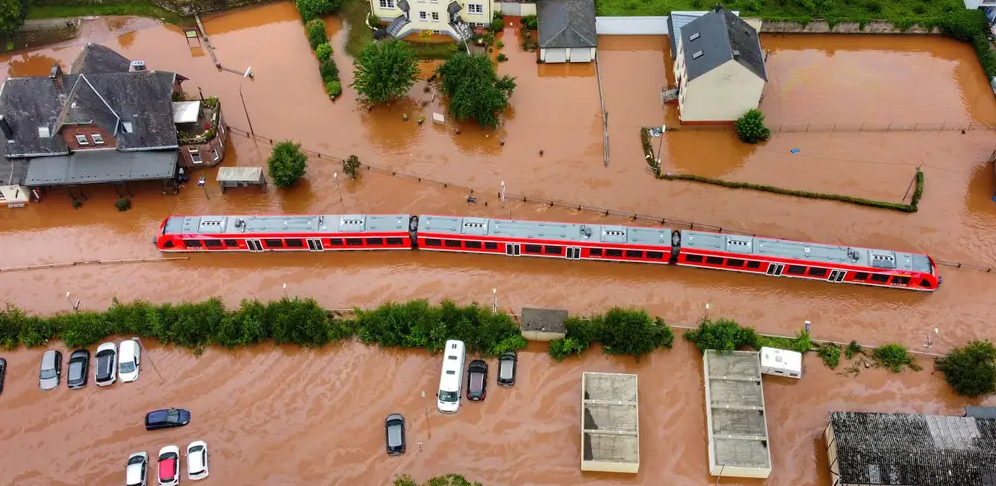
#> input picture myModules/flood2.png, 996 x 486 px
$ python core.py
#> lines starting #> are read from the running program, lines starting #| are printed output that depends on the picture; after the words box and inside, x2 and y2 are one past the last pixel; in counts of white or black regions, pixels touching at a corner belong together
import cv2
import numpy as np
from mpl_toolkits.mplot3d import Axes3D
from matplotlib import cm, pyplot as plt
from matplotlib import colors
def data():
    img=cv2.imread("flood2.png")
#> img is the input picture: shape (486, 996, 3); mean B, G, R 95.5, 119.1, 153.4
    hsv_image=cv2.cvtColor(img,cv2.COLOR_BGR2HSV)
#> hsv_image: shape (486, 996, 3); mean H, S, V 30.5, 111.3, 157
    # Clean flood water color range in HSV format
    clean_min = np.array([90, 50, 50])
    clean_max = np.array([110, 255, 255])

    # Dirty flood water color range in HSV format
    dirty_min = np.array([0, 0, 0])
    dirty_max = np.array([180, 50, 50])
    # Create mask for clean flood water
    clean_mask = cv2.inRange(hsv_image, clean_min, clean_max)
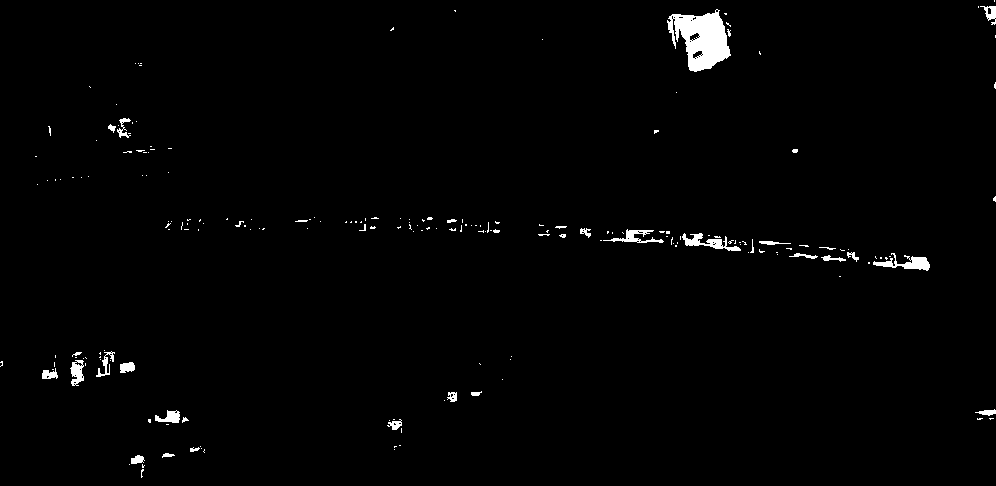
#> clean_mask: shape (486, 996); 1.3% white; 202 white regions (167 under 20 px), largest, box (x1, y1, x2, y2) and area: (667, 9, 731, 72) 2363, (873, 253, 930, 271) 431, (682, 233, 741, 251) 397

    # Create mask for dirty flood water
    dirty_mask = cv2.inRange(hsv_image, dirty_min, dirty_max)
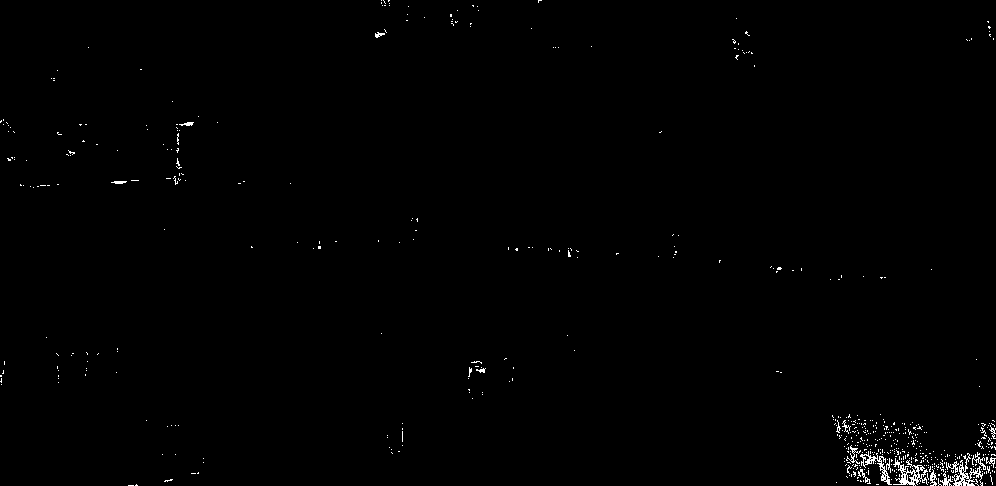
#> dirty_mask: shape (486, 996); 0.61% white in thin lines or dots
    # Apply clean mask to original image
    clean_water = cv2.bitwise_and(img, img, mask=clean_mask)

    # Apply dirty mask to original image
    dirty_water = cv2.bitwise_and(img, img, mask=dirty_mask)
    cv2.imshow('Clean Flood Water', clean_water)
    cv2.imshow('Dirty Flood Water', dirty_water)
    cv2.waitKey(0)
    cv2.destroyAllWindows()
data()
    # img = cv2.imread('flood2.png')
    # gray =cv2.GaussianBlur(img,(3,3),8)
    # hsv=cv2.cvtColor(gray,cv2.COLOR_BGR2HSV)
    # cv2.imshow("pak",hsv)
    # canny = cv2.Canny(hsv, 255, 85)
    # # Convert the image to grayscale
    #
    #
    # # Find the contours in the image
    # contours, hierarchy = cv2.findContours(canny, cv2.RETR_TREE, cv2.CHAIN_APPROX_SIMPLE)
    #
    # # Create a numpy array filled with ones
    # mask = np.ones(gray.shape, np.uint8)
    # for c in contours:
    #     if cv2.contourArea(c)>2:
    #         pass
    # cv2.drawContours(mask, contours, -1, (255, 255, 255), -1)
    # # cv2.imshow("m",mask)
    # result = np.zeros(img.shape, np.uint8)
    # # cv2.imshow("a",img)
    # result[mask == 255] = (img[mask == 255])
    # mask_inv = cv2.bitwise_not(result)
    # # Draw the contours on the mask as pixels with a value of 0 (black)
    # # cv2.drawContours(mask, contours, -1, (255, 255, 255), -1)
    # cv2.imshow("a",mask_inv)
    # # Show the mask
    # #
    # cv2.imshow("Contour Mask", result)
    # cv2.waitKey(0)
    # cv2.destroyAllWindows()

$ run again, with myModules/green.png copied over myModules/flood2.png
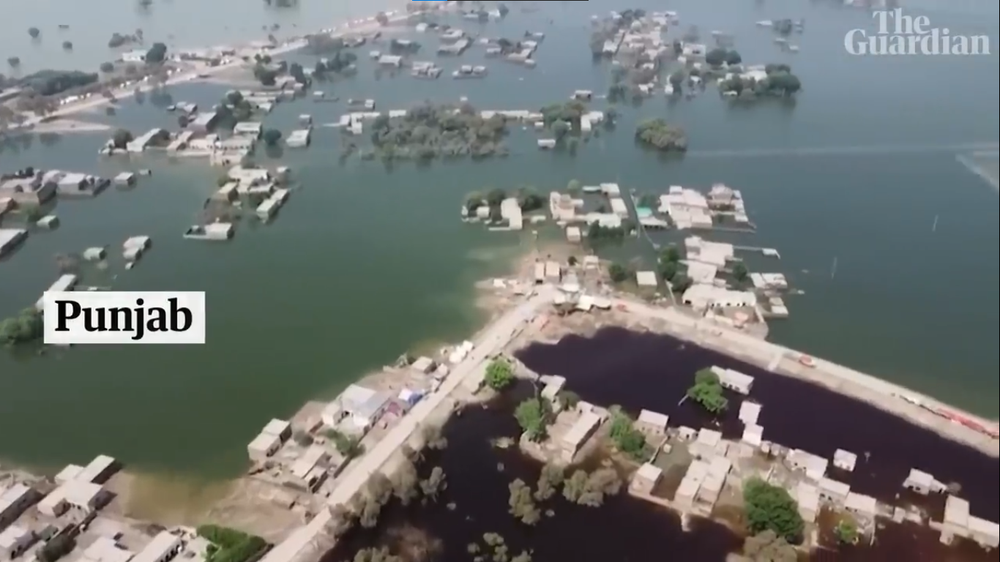
#> input picture myModules/green.png, 1000 x 562 px, shrunk from 1366 x 768 before the run
#> in data, img is the input picture: shape (562, 1000, 3); mean B, G, R 116.4, 119, 115.6
#> hsv_image: shape (562, 1000, 3); mean H, S, V 74.3, 44.8, 126.6
#> in data, `clean_mask = cv2.inRange(hsv_image, clean_min, clean_max)`:
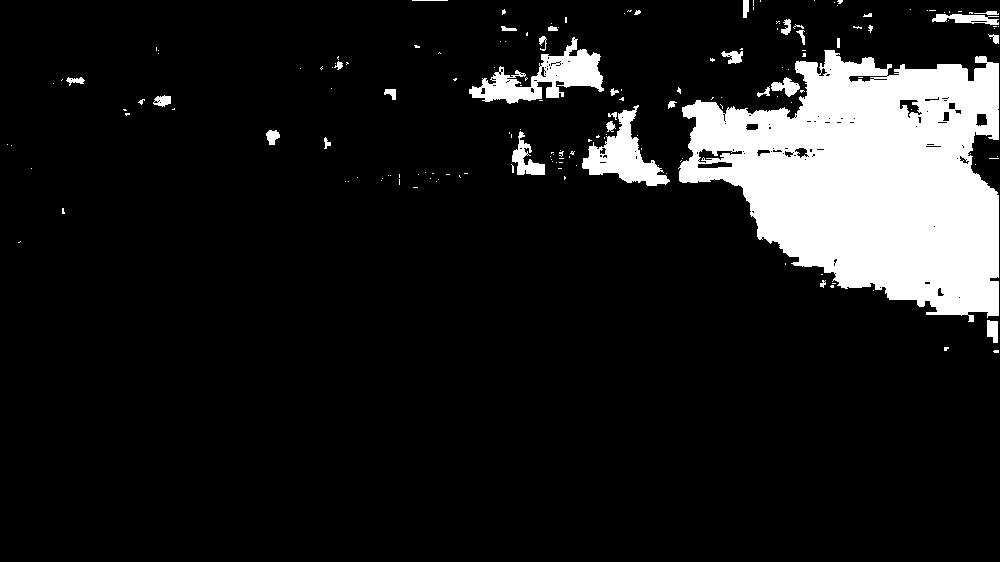
#> clean_mask: shape (562, 1000); 11.6% white; 170 white regions (135 under 20 px), largest, box (x1, y1, x2, y2) and area: (678, 50, 999, 322) 55028, (469, 37, 604, 104) 3493, (582, 105, 670, 186) 2765
#> dirty_mask: shape (562, 1000); 1.1% white; 219 white regions (189 under 20 px), largest, box (x1, y1, x2, y2) and area: (443, 413, 509, 500) 3802, (679, 372, 694, 398) 171, (685, 397, 706, 419) 126
#> in data, `clean_water = cv2.bitwise_and(img, img, mask=clean_mask)`:
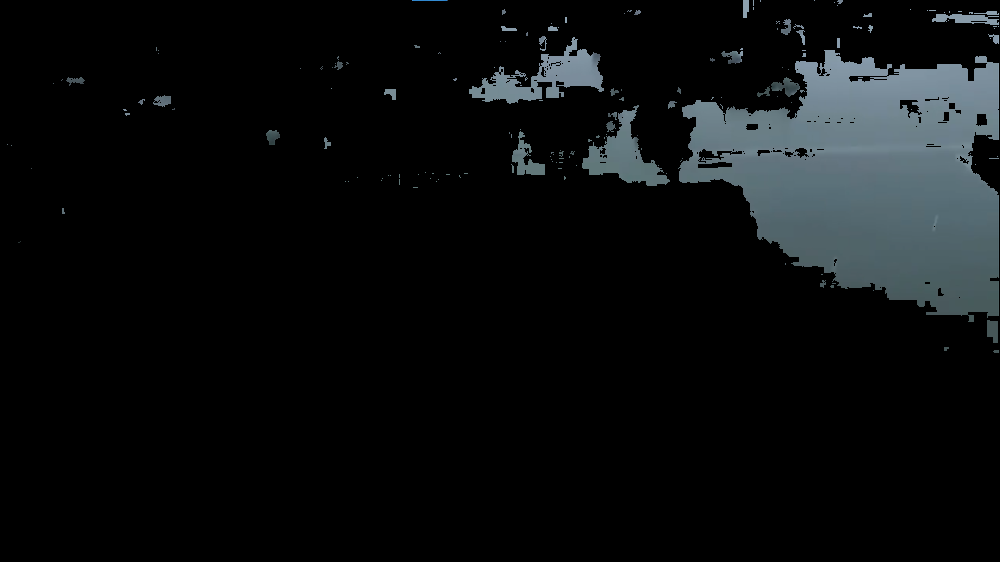
#> clean_water: shape (562, 1000, 3); mean B, G, R 14.7, 13.7, 11.4

$ run again, with myModules/green2.png copied over myModules/flood2.png
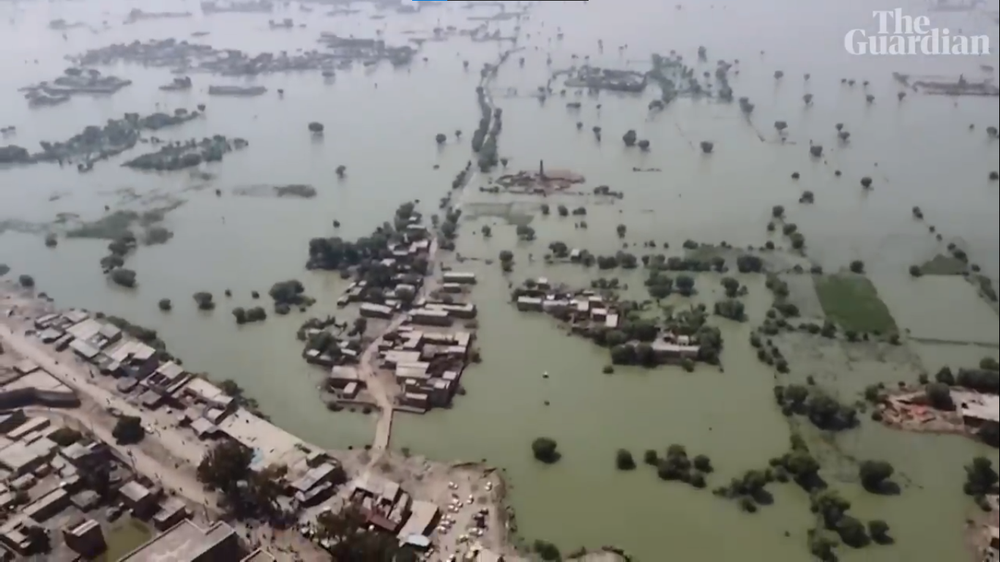
#> input picture myModules/green2.png, 1000 x 562 px, shrunk from 1366 x 768 before the run
#> in data, img is the input picture: shape (562, 1000, 3); mean B, G, R 127.9, 131.8, 132.4
#> hsv_image: shape (562, 1000, 3); mean H, S, V 65.2, 29.7, 137.1
#> in data, `clean_mask = cv2.inRange(hsv_image, clean_min, clean_max)`:
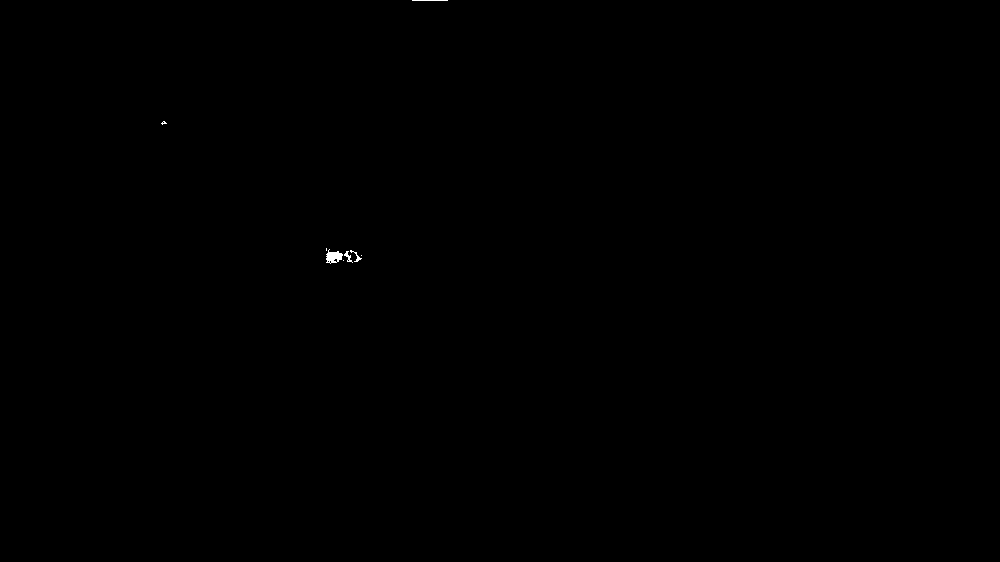
#> clean_mask: shape (562, 1000); 0.05% white; 8 white regions (4 under 20 px), largest, box (x1, y1, x2, y2) and area: (326, 249, 343, 264) 154, (344, 251, 353, 263) 40, (350, 250, 362, 262) 37, (412, 0, 448, 1) 36
#> in data, `dirty_mask = cv2.inRange(hsv_image, dirty_min, dirty_max)`:
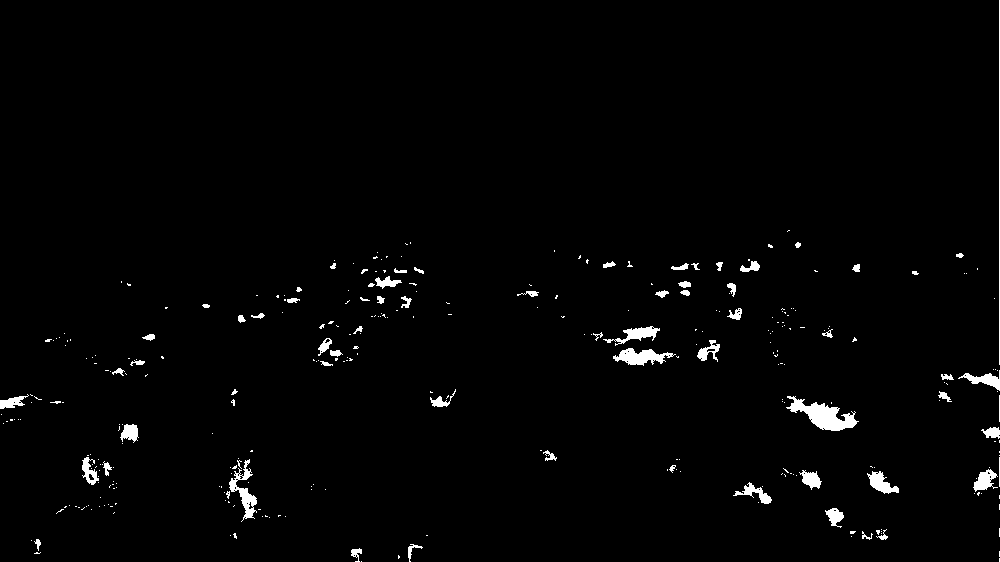
#> dirty_mask: shape (562, 1000); 1.6% white; 323 white regions (256 under 20 px), largest, box (x1, y1, x2, y2) and area: (786, 396, 859, 431) 1090, (613, 348, 676, 366) 588, (229, 459, 257, 522) 562

$ run again, with myModules/newflood.jpg saved as myModules/flood2.png
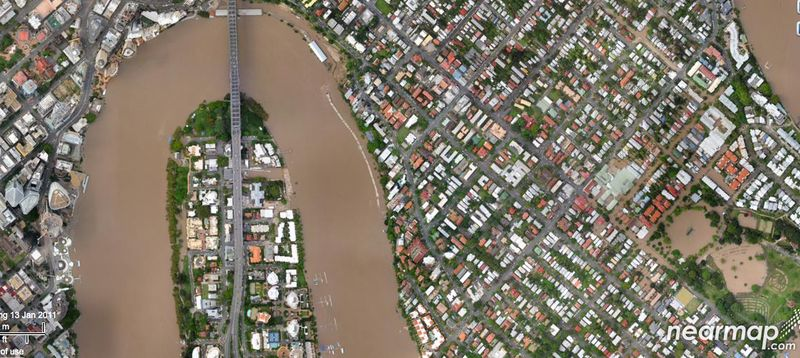
#> input picture myModules/newflood.jpg, 800 x 358 px
#> in data, img is the input picture: shape (358, 800, 3); mean B, G, R 106.4, 120.9, 128.7
#> hsv_image: shape (358, 800, 3); mean H, S, V 37.7, 56.1, 132
#> in data, `clean_mask = cv2.inRange(hsv_image, clean_min, clean_max)`:
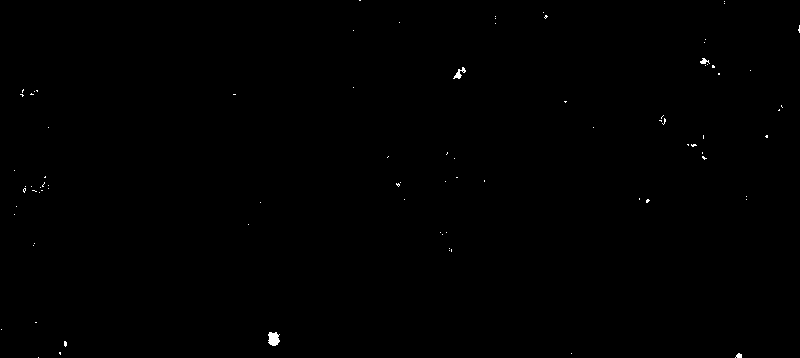
#> clean_mask: shape (358, 800); 0.17% white; 86 white regions (82 under 20 px), largest, box (x1, y1, x2, y2) and area: (268, 332, 280, 346) 129, (453, 67, 466, 79) 62, (700, 58, 710, 64) 34, (735, 353, 742, 358) 25
#> in data, `dirty_mask = cv2.inRange(hsv_image, dirty_min, dirty_max)`:
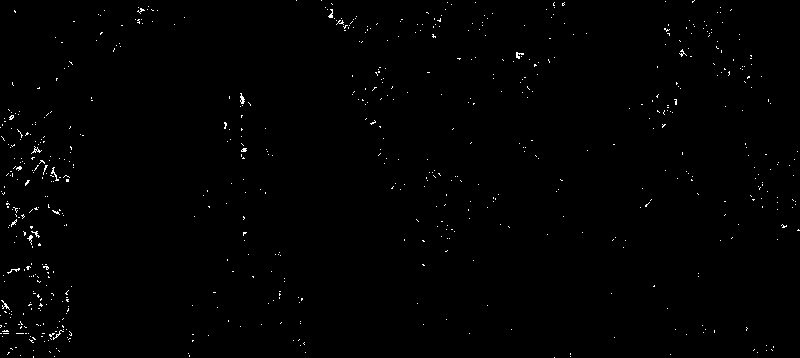
#> dirty_mask: shape (358, 800); 0.62% white in thin lines or dots
